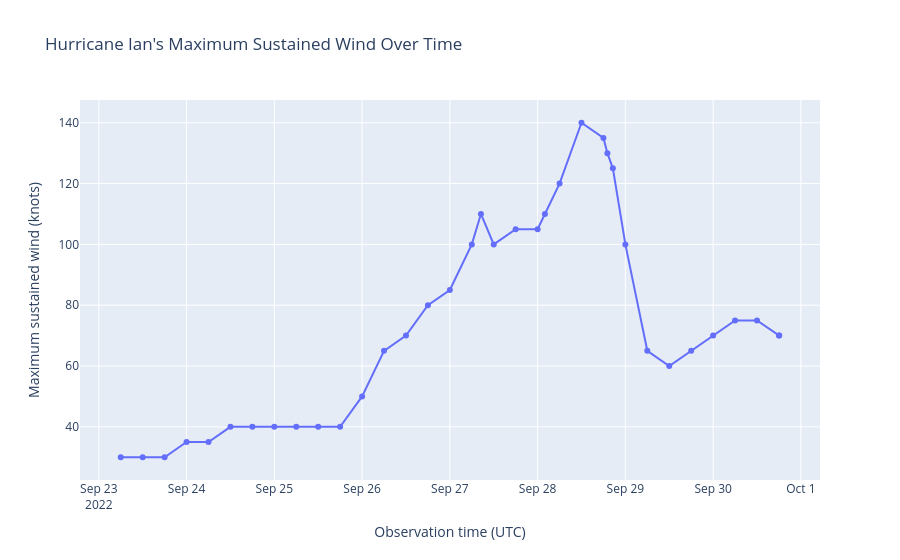

The notebook cell this image was saved under:
### Markdown cell above
### Connect the spatial pattern to an intensity timeline

A map is effective for location, but a time-series plot makes the timing and magnitude of intensity changes easier to compare precisely.

### Code cell
ian_wind = px.line(
    ian,
    x="observation_time",
    y="maximum_sustained_wind_knots",
    markers=True,
    hover_data=[
        "status_name",
        "latitude",
        "longitude",
        "minimum_central_pressure_mb",
        "record_identifier"
    ],
    title="Hurricane Ian's Maximum Sustained Wind Over Time",
    labels={
        "observation_time": "Observation time (UTC)",
        "maximum_sustained_wind_knots": (
            "Maximum sustained wind (knots)"
        )
    }
)

ian_wind.show()

### Figure 1 — Plotly figure (JSON) as saved in the notebook; plotly's stock layout.template omitted (floating-point values rounded to 4 significant figures; data arrays with more than 128 entries replaced by an {"elided": "..."} marker saying what was removed)
{"data": [{"customdata": {"elided": "36x5 mixed values"}, "hovertemplate": "Observation time (UTC)=%{x}<br>Maximum sustained wind (knots)=%{y}<br>status_name=%{customdata[0]}<br>latitude=%{customdata[1]}<br>longitude=%{customdata[2]}<br>minimum_central_pressure_mb=%{customdata[3]}<br>record_identifier=%{customdata[4]}<extra></extra>", "legendgroup": "", "line": {"color": "#636efa", "dash": "solid"}, "marker": {"symbol": "circle"}, "mode": "lines+markers", "name": "", "orientation": "v", "showlegend": false, "type": "scatter", "x": ["2022-09-23T06:00:00", "2022-09-23T12:00:00", "2022-09-23T18:00:00", "2022-09-24T00:00:00", "2022-09-24T06:00:00", "2022-09-24T12:00:00", "2022-09-24T18:00:00", "2022-09-25T00:00:00", "2022-09-25T06:00:00", "2022-09-25T12:00:00", "2022-09-25T18:00:00", "2022-09-26T00:00:00", "2022-09-26T06:00:00", "2022-09-26T12:00:00", "2022-09-26T18:00:00", "2022-09-27T00:00:00", "2022-09-27T06:00:00", "2022-09-27T08:30:00", "2022-09-27T12:00:00", "2022-09-27T18:00:00", "2022-09-28T00:00:00", "2022-09-28T02:00:00", "2022-09-28T06:00:00", "2022-09-28T12:00:00", "2022-09-28T18:00:00", "2022-09-28T19:05:00", "2022-09-28T20:35:00", "2022-09-29T00:00:00", "2022-09-29T06:00:00", "2022-09-29T12:00:00", "2022-09-29T18:00:00", "2022-09-30T00:00:00", "2022-09-30T06:00:00", "2022-09-30T12:00:00", "2022-09-30T18:00:00", "2022-09-30T18:05:00"], "xaxis": "x", "y": [30, 30, 30, 35, 35, 40, 40, 40, 40, 40, 40, 50, 65, 70, 80, 85, 100, 110, 100, 105, 105, 110, 120, 140, 135, 130, 125, 100, 65, 60, 65, 70, 75, 75, 70, 70], "yaxis": "y"}], "layout": {"legend": {"tracegroupgap": 0}, "title": {"text": "Hurricane Ian's Maximum Sustained Wind Over Time"}, "xaxis": {"anchor": "y", "domain": [0, 1], "title": {"text": "Observation time (UTC)"}}, "yaxis": {"anchor": "x", "domain": [0, 1], "title": {"text": "Maximum sustained wind (knots)"}}}}
